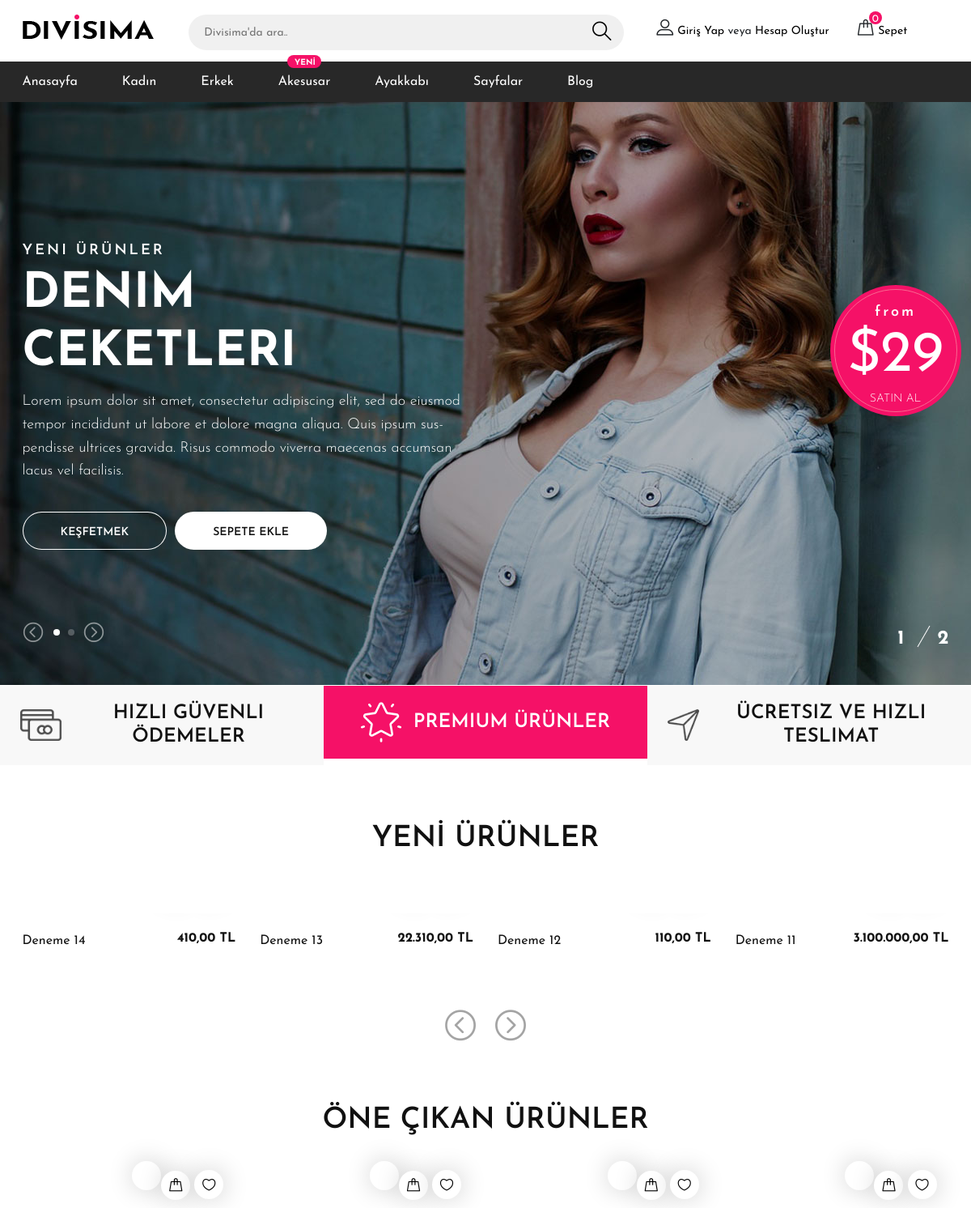
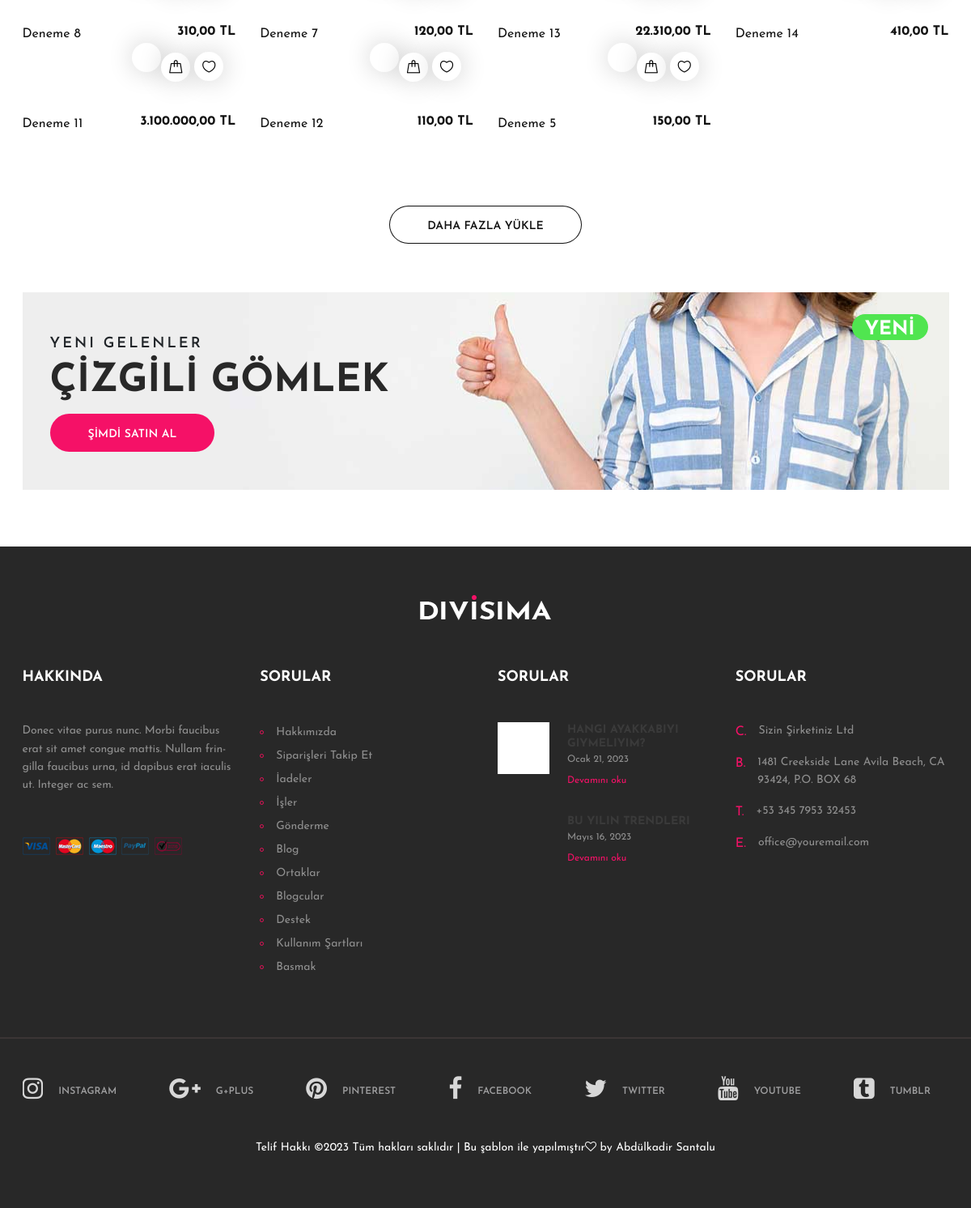
The page / on the database its author committed (2 pictures, top to bottom).
### tables this page shows
CREATE TABLE `urun` (
  `urun_id` int(11) NOT NULL,
  `urun_adi` varchar(150) DEFAULT NULL,
  `urun_aciklama` text DEFAULT NULL,
  `urun_fiyat` double DEFAULT NULL,
  `urun_indirim` int(11) DEFAULT NULL,
  `urun_stok` int(11) DEFAULT NULL,
  `urun_vitrin` tinyint(1) DEFAULT NULL,
  `urun_eklenmetarihi` timestamp NULL DEFAULT current_timestamp(),
  `urun_kategori_id` int(11) DEFAULT NULL,
  `urun_renk` varchar(200) DEFAULT NULL,
  `urun_beden` varchar(200) DEFAULT NULL,
  `urun_marka` varchar(50) DEFAULT NULL,
  `urun_gosterilme` int(11) DEFAULT NULL
);

### fonksiyon.php (the view, shortened to what this page needs)
<?php
function UrunListeGorunumu($Urun)
{
	?>
	<div class="product-item">
		<a href="UrunDetay.php?id=<?php echo $Urun['urun_id'] ?>">
			<div class="pi-pic">
				<div class="pi-links">
					<a href="#" class="add-card"><i class="flaticon-bag"></i><span>SEPETE EKLE</span></a>
					<a href="#" class="wishlist-btn"><i class="flaticon-heart"></i></a>
				</div>
			</div>
			<div class="pi-text">
				<h6><?php echo number_format($Urun["urun_fiyat"],2,",","."). " TL" ?></h6>
				<p><?php echo $Urun["urun_adi"] ?></p>
			</div>
		</a>
	</div>
<?php
}
 ?>

### Ust.php (shortened to what this page needs)
<?php
include"fonksiyon.php";
?>
<!DOCTYPE html>
<html lang="zxx">
<head>
	<link rel="stylesheet" href="css/bootstrap.min.css"/>
	<link rel="stylesheet" href="css/font-awesome.min.css"/>
	<link rel="stylesheet" href="css/flaticon.css"/>
	<link rel="stylesheet" href="css/slicknav.min.css"/>
	<link rel="stylesheet" href="css/jquery-ui.min.css"/>
	<link rel="stylesheet" href="css/owl.carousel.min.css"/>
	<link rel="stylesheet" href="css/animate.css"/>
	<link rel="stylesheet" href="css/style.css"/>
</head>
<body>
	<header class="header-section">
		<div class="header-top">
			<div class="container">
				<div class="row">
					<div class="col-lg-2 text-center text-lg-left">
						<a href="./" class="site-logo">
							<img src="img/logo.png" alt="">
						</a>
					</div>
					<div class="col-xl-6 col-lg-5">
						<form class="header-search-form">
							<input type="text" placeholder="Divisima'da ara..">
							<button><i class="flaticon-search"></i></button>
						</form>
					</div>
					<div class="col-xl-4 col-lg-5">
						<div class="user-panel">
							<div class="up-item">
								<i class="flaticon-profile"></i>
								<a href="#">Giriş Yap</a> veya <a href="#">Hesap Oluştur</a>
							</div>
							<div class="up-item">
								<div class="shopping-card">
									<i class="flaticon-bag"></i>
									<span>0</span>
								</div>
								<a href="#">Sepet</a>
							</div>
						</div>
					</div>
				</div>
			</div>
		</div>
		<nav class="main-navbar">
			<div class="container">
				<ul class="main-menu">
					<li><a href="index.php">Anasayfa</a></li>
					<li><a href="#">Kadın</a></li>
					<li><a href="#">Erkek</a></li>
					<li><a href="#">Akesusar
						<span class="new">YENİ</span>
					</a></li>
					<li><a href="#">Ayakkabı</a>
					</li>
					<li><a href="#">Sayfalar</a>
					</li>
					<li><a href="#">Blog</a></li>
				</ul>
			</div>
		</nav>
	</header>

### index.php (shortened to what this page needs)
<?php
include"Ust.php";
?>
	<section class="hero-section">
		<div class="hero-slider owl-carousel">
			<div class="hs-item set-bg" data-setbg="img/bg.jpg">
				<div class="container">
					<div class="row">
						<div class="col-xl-6 col-lg-7 text-white">
							<span>Yeni Ürünler</span>
							<h2>denim ceketleri</h2>
							<p>Lorem ipsum dolor sit amet, consectetur adipiscing elit, sed do eiusmod tempor incididunt ut labore et dolore magna aliqua. Quis ipsum sus-pendisse ultrices gravida. Risus commodo viverra maecenas accumsan lacus vel facilisis. </p>
							<a href="#" class="site-btn sb-line">KEŞFETMEK</a>
							<a href="#" class="site-btn sb-white">SEPETE EKLE</a>
						</div>
					</div>
					<div class="offer-card text-white">
						<span>from</span>
						<h2>$29</h2>
						<p>SATIN AL</p>
					</div>
				</div>
			</div>
		</div>
		<div class="container">
			<div class="slide-num-holder" id="snh-1"></div>
		</div>
	</section>
	<section class="features-section">
		<div class="container-fluid">
			<div class="row">
				<div class="col-md-4 p-0 feature">
					<div class="feature-inner">
						<div class="feature-icon">
							<img src="img/icons/1.png" alt="#">
						</div>
						<h2>Hızlı Güvenli Ödemeler</h2>
					</div>
				</div>
				<div class="col-md-4 p-0 feature">
					<div class="feature-inner">
						<div class="feature-icon">
							<img src="img/icons/2.png" alt="#">
						</div>
						<h2>Premium Ürünler</h2>
					</div>
				</div>
				<div class="col-md-4 p-0 feature">
					<div class="feature-inner">
						<div class="feature-icon">
							<img src="img/icons/3.png" alt="#">
						</div>
						<h2>Ücretsiz ve hızlı Teslimat</h2>
					</div>
				</div>
			</div>
		</div>
	</section>
	<section class="top-letest-product-section">
		<div class="container">
			<div class="section-title">
				<h2>YENİ ÜRÜNLER</h2>
			</div>
			<div class="product-slider owl-carousel">
<?php
$Urunler=$db->query("SELECT * FROM urun ORDER BY urun_id DESC LIMIT 5");
while ($Urun=$Urunler->Fetch())
	UrunListeGorunumu($Urun);
?>
			</div>
		</div>
	</section>
	<section class="product-filter-section">
		<div class="container">
			<div class="section-title">
				<h2>ÖNE ÇIKAN ÜRÜNLER</h2>
			</div>
			<div class="row">
<?php
$Urunler=$db->query("SELECT * FROM urun WHERE urun_vitrin=1 ORDER BY RAND()  LIMIT 8");
while($Urun=$Urunler->fetch())
{
 ?>
				<div class="col-lg-3 col-sm-6">
				</div>
<?php
}
?>
			</div>
			<div class="text-center pt-5">
				<button class="site-btn sb-line sb-dark">DAHA FAZLA YÜKLE</button>
			</div>
		</div>
	</section>
	<section class="banner-section">
		<div class="container">
			<div class="banner set-bg" data-setbg="img/banner-bg.jpg">
				<div class="tag-new">YENİ</div>
				<span>Yeni gelenler</span>
				<h2>ÇİZGİLİ GÖMLEK</h2>
				<a href="#" class="site-btn">ŞİMDİ SATIN AL</a>
			</div>
		</div>
	</section>
<?php
include"Alt.php";
?>

### Alt.php (shortened to what this page needs)
	<section class="footer-section">
		<div class="container">
			<div class="footer-logo text-center">
				<a href="index.html"><img src="./img/logo-light.png" alt=""></a>
			</div>
			<div class="row">
				<div class="col-lg-3 col-sm-6">
					<div class="footer-widget about-widget">
						<h2>Hakkında</h2>
						<p>Donec vitae purus nunc. Morbi faucibus erat sit amet congue mattis. Nullam frin-gilla faucibus urna, id dapibus erat iaculis ut. Integer ac sem.</p>
						<img src="img/cards.png" alt="">
					</div>
				</div>
				<div class="col-lg-3 col-sm-6">
					<div class="footer-widget about-widget">
						<h2>Sorular</h2>
						<ul>
							<li><a href="">Hakkımızda</a></li>
							<li><a href="">Siparişleri Takip Et</a></li>
							<li><a href="">İadeler</a></li>
							<li><a href="">İşler</a></li>
							<li><a href="">Gönderme</a></li>
							<li><a href="">Blog</a></li>
						</ul>
						<ul>
							<li><a href="">Ortaklar</a></li>
							<li><a href="">Blogcular</a></li>
							<li><a href="">Destek</a></li>
							<li><a href="">Kullanım Şartları</a></li>
							<li><a href="">Basmak</a></li>
						</ul>
					</div>
				</div>
				<div class="col-lg-3 col-sm-6">
					<div class="footer-widget about-widget">
						<h2>Sorular</h2>
						<div class="fw-latest-post-widget">
							<div class="lp-item">
								<div class="lp-thumb set-bg" data-setbg="img/blog-thumbs/1.jpg"></div>
								<div class="lp-content">
									<h6>Hangi ayakkabıyı giymeliyim?</h6>
									<span>Ocak 21, 2023</span>
									<a href="#" class="readmore">Devamını oku</a>
								</div>
							</div>
							<div class="lp-item">
								<div class="lp-thumb set-bg" data-setbg="img/blog-thumbs/2.jpg"></div>
								<div class="lp-content">
									<h6>Bu yılın trendleri</h6>
									<span>Mayıs 16, 2023</span>
									<a href="#" class="readmore">Devamını oku</a>
								</div>
							</div>
						</div>
					</div>
				</div>
				<div class="col-lg-3 col-sm-6">
					<div class="footer-widget contact-widget">
						<h2>Sorular</h2>
						<div class="con-info">
							<span>C.</span>
							<p>Sizin Şirketiniz Ltd </p>
						</div>
						<div class="con-info">
							<span>B.</span>
							<p>1481 Creekside Lane  Avila Beach, CA 93424, P.O. BOX 68 </p>
						</div>
						<div class="con-info">
							<span>T.</span>
							<p>+53 345 7953 32453</p>
						</div>
						<div class="con-info">
							<span>E.</span>
							<p>office@youremail.com</p>
						</div>
					</div>
				</div>
			</div>
		</div>
		<div class="social-links-warp">
			<div class="container">
				<div class="social-links">
					<a href="" class="instagram"><i class="fa fa-instagram"></i><span>instagram</span></a>
					<a href="" class="google-plus"><i class="fa fa-google-plus"></i><span>g+plus</span></a>
					<a href="" class="pinterest"><i class="fa fa-pinterest"></i><span>pinterest</span></a>
					<a href="" class="facebook"><i class="fa fa-facebook"></i><span>facebook</span></a>
					<a href="" class="twitter"><i class="fa fa-twitter"></i><span>twitter</span></a>
					<a href="" class="youtube"><i class="fa fa-youtube"></i><span>youtube</span></a>
					<a href="" class="tumblr"><i class="fa fa-tumblr-square"></i><span>tumblr</span></a>
				</div>
<p class="text-white text-center mt-5">Telif Hakkı &copy;<script>document.write(new Date().getFullYear());</script> Tüm hakları saklıdır | Bu şablon ile yapılmıştır<i class="fa fa-heart-o" aria-hidden="true"></i> by <a href="https://colorlib.com" target="_blank">Abdülkadir Santalu</a></p>
			</div>
		</div>
	</section>
	</body>
</html>

### rows shown on the page
urun: urun_fiyat "410,00", urun_adi "Deneme 14"
urun: urun_fiyat "22.310,00", urun_adi "Deneme 13"
urun: urun_fiyat "110,00", urun_adi "Deneme 12"
urun: urun_fiyat "3.100.000,00", urun_adi "Deneme 11"
urun: urun_fiyat "310,00", urun_adi "Deneme 8"
urun: urun_fiyat "120,00", urun_adi "Deneme 7"
urun: urun_fiyat "150,00", urun_adi "Deneme 5"
